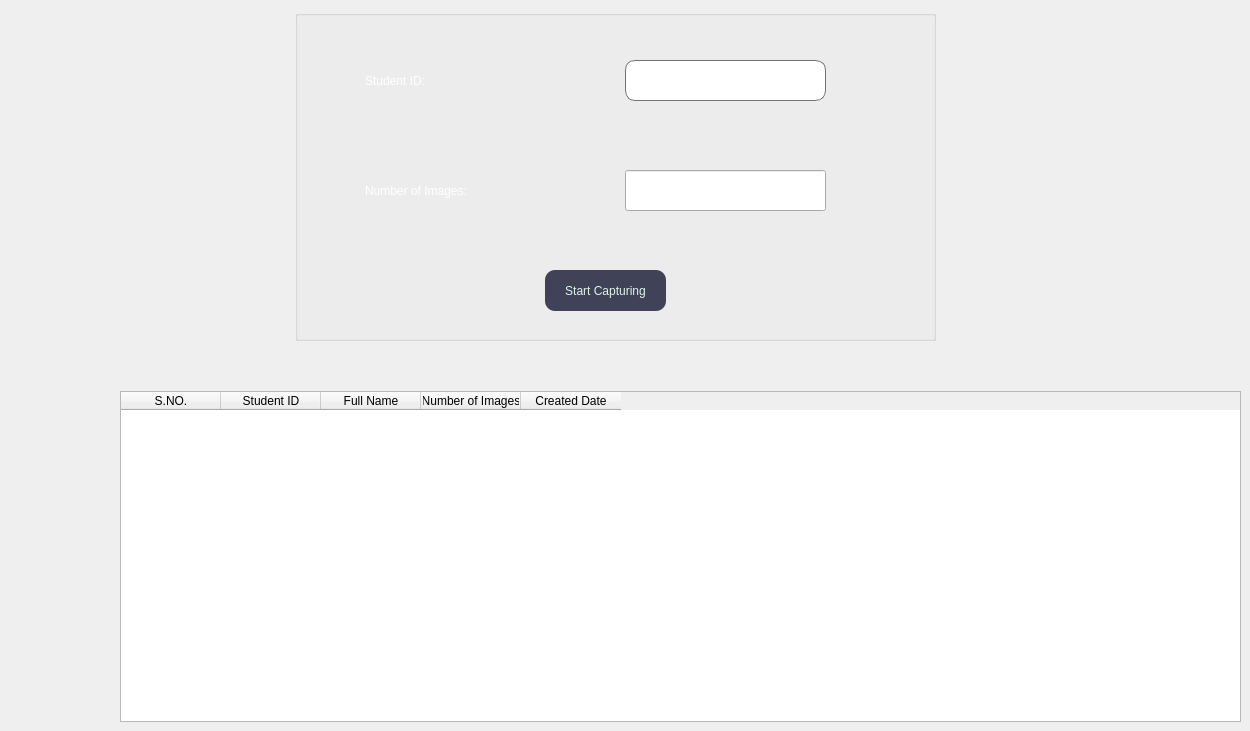
    <widget class="QWidget" name="DataSet">
     <widget class="QTableWidget" name="DataSetTable">
      <property name="geometry">
       <rect>
        <x>120</x>
        <y>391</y>
        <width>1121</width>
        <height>331</height>
       </rect>
      </property>
      <column>
       <property name="text">
        <string>S.NO.</string>
       </property>
      </column>
      <column>
       <property name="text">
        <string>Student ID</string>
       </property>
      </column>
      <column>
       <property name="text">
        <string>Full Name</string>
       </property>
      </column>
      <column>
       <property name="text">
        <string>Number of Images</string>
       </property>
      </column>
      <column>
       <property name="text">
        <string>Created Date</string>
       </property>
      </column>
     </widget>
     <widget class="QGroupBox" name="groupBox_3">
      <property name="geometry">
       <rect>
        <x>295</x>
        <y>10</y>
        <width>641</width>
        <height>331</height>
       </rect>
      </property>
      <property name="title">
       <string/>
      </property>
      <widget class="QLabel" name="label_9">
       <property name="geometry">
        <rect>
         <x>70</x>
         <y>50</y>
         <width>141</width>
         <height>41</height>
        </rect>
       </property>
       <property name="styleSheet">
        <string notr="true">font: 75 14pt &quot;Times New Roman&quot;;
color: rgb(255, 255, 255);</string>
       </property>
       <property name="text">
        <string>Student ID:</string>
       </property>
      </widget>
      <widget class="QLabel" name="label_10">
       <property name="geometry">
        <rect>
         <x>70</x>
         <y>160</y>
         <width>161</width>
         <height>41</height>
        </rect>
       </property>
       <property name="styleSheet">
        <string notr="true">font: 75 14pt &quot;Times New Roman&quot;;
color: rgb(255, 255, 255);</string>
       </property>
       <property name="text">
        <string>Number of Images:</string>
       </property>
      </widget>
      <widget class="QLineEdit" name="StdID">
       <property name="geometry">
        <rect>
         <x>330</x>
         <y>50</y>
         <width>201</width>
         <height>41</height>
        </rect>
       </property>
       <property name="styleSheet">
        <string notr="true">QLineEdit{
border-radius:10px;
background-color: rgb(255, 255, 255);
font: 12pt &quot;Times New Roman&quot;;
border: 1px solid #737373;
}

QLineEdit:Focus{
border: 2px solid #00006d;
	
}</string>
       </property>
      </widget>
      <widget class="QLineEdit" name="images">
       <property name="geometry">
        <rect>
         <x>330</x>
         <y>160</y>
         <width>201</width>
         <height>41</height>
        </rect>
       </property>
      </widget>
      <widget class="QPushButton" name="captureBtn">
       <property name="geometry">
        <rect>
         <x>250</x>
         <y>260</y>
         <width>121</width>
         <height>41</height>
        </rect>
       </property>
       <property name="styleSheet">
        <string notr="true">QPushButton#captureBtn{
border-radius:10px;
background-color: rgb(64, 66, 88);
color: rgb(222, 245, 229);
font: 75 14pt &quot;Times New Roman&quot;;

}

QPushButton#captureBtn:Focus{
border: 2px solid white;

}</string>
       </property>
       <property name="text">
        <string>Start Capturing</string>
       </property>
      </widget>
     </widget>
    </widget>
